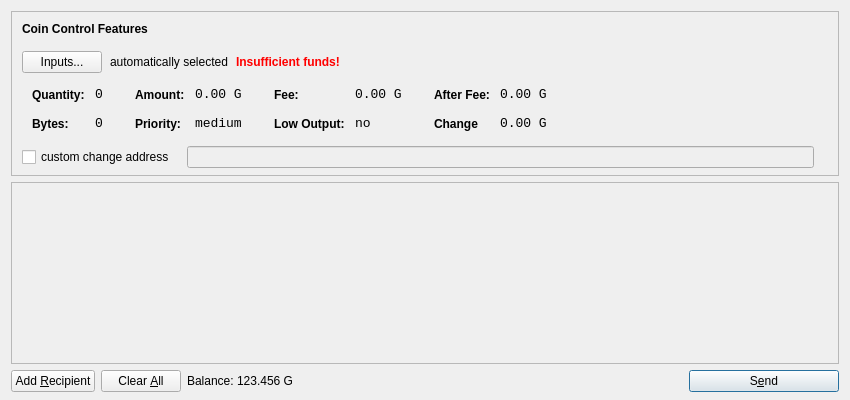
<?xml version="1.0" encoding="UTF-8"?>
<ui version="4.0">
 <class>SendCoinsDialog</class>
 <widget class="QDialog" name="SendCoinsDialog">
  <property name="geometry">
   <rect>
    <x>0</x>
    <y>0</y>
    <width>850</width>
    <height>400</height>
   </rect>
  </property>
  <property name="windowTitle">
   <string>Send Coins</string>
  </property>
  <layout class="QVBoxLayout" name="verticalLayout" stretch="0,1,0">
   <property name="bottomMargin">
    <number>8</number>
   </property>
   <item>
    <widget class="QFrame" name="frameCoinControl">
     <property name="sizePolicy">
      <sizepolicy hsizetype="Expanding" vsizetype="Expanding">
       <horstretch>0</horstretch>
       <verstretch>0</verstretch>
      </sizepolicy>
     </property>
     <property name="maximumSize">
      <size>
       <width>16777215</width>
       <height>16777215</height>
      </size>
     </property>
     <property name="frameShape">
      <enum>QFrame::StyledPanel</enum>
     </property>
     <property name="frameShadow">
      <enum>QFrame::Sunken</enum>
     </property>
     <layout class="QVBoxLayout" name="verticalLayoutCoinControl2">
      <property name="spacing">
       <number>-1</number>
      </property>
      <property name="leftMargin">
       <number>0</number>
      </property>
      <property name="topMargin">
       <number>0</number>
      </property>
      <property name="rightMargin">
       <number>0</number>
      </property>
      <property name="bottomMargin">
       <number>6</number>
      </property>
      <item>
       <layout class="QVBoxLayout" name="verticalLayoutCoinControl" stretch="0,0,0,0,1">
        <property name="spacing">
         <number>0</number>
        </property>
        <property name="leftMargin">
         <number>10</number>
        </property>
        <property name="topMargin">
         <number>10</number>
        </property>
        <item>
         <layout class="QHBoxLayout" name="horizontalLayoutCoinControl1">
          <property name="bottomMargin">
           <number>15</number>
          </property>
          <item>
           <widget class="QLabel" name="labelCoinControlFeatures">
            <property name="sizePolicy">
             <sizepolicy hsizetype="Preferred" vsizetype="Maximum">
              <horstretch>0</horstretch>
              <verstretch>0</verstretch>
             </sizepolicy>
            </property>
            <property name="font">
             <font>
              <weight>75</weight>
              <bold>true</bold>
             </font>
            </property>
            <property name="styleSheet">
             <string notr="true">font-weight:bold;</string>
            </property>
            <property name="text">
             <string>Coin Control Features</string>
            </property>
           </widget>
          </item>
         </layout>
        </item>
        <item>
         <layout class="QHBoxLayout" name="horizontalLayoutCoinControl2" stretch="0,0,0,0">
          <property name="spacing">
           <number>8</number>
          </property>
          <property name="bottomMargin">
           <number>10</number>
          </property>
          <item>
           <widget class="QPushButton" name="pushButtonCoinControl">
            <property name="styleSheet">
             <string notr="true"/>
            </property>
            <property name="text">
             <string>Inputs...</string>
            </property>
           </widget>
          </item>
          <item>
           <widget class="QLabel" name="labelCoinControlAutomaticallySelected">
            <property name="text">
             <string>automatically selected</string>
            </property>
            <property name="margin">
             <number>5</number>
            </property>
           </widget>
          </item>
          <item>
           <widget class="QLabel" name="labelCoinControlInsuffFunds">
            <property name="font">
             <font>
              <weight>75</weight>
              <bold>true</bold>
             </font>
            </property>
            <property name="styleSheet">
             <string notr="true">color:red;font-weight:bold;</string>
            </property>
            <property name="text">
             <string>Insufficient funds!</string>
            </property>
            <property name="margin">
             <number>5</number>
            </property>
           </widget>
          </item>
          <item>
           <spacer name="horizontalSpacerCoinControl">
            <property name="orientation">
             <enum>Qt::Horizontal</enum>
            </property>
            <property name="sizeHint" stdset="0">
             <size>
              <width>40</width>
              <height>1</height>
             </size>
            </property>
           </spacer>
          </item>
         </layout>
        </item>
        <item>
         <widget class="QWidget" name="widgetCoinControl" native="true">
          <property name="sizePolicy">
           <sizepolicy hsizetype="Preferred" vsizetype="Preferred">
            <horstretch>0</horstretch>
            <verstretch>0</verstretch>
           </sizepolicy>
          </property>
          <property name="minimumSize">
           <size>
            <width>0</width>
            <height>0</height>
           </size>
          </property>
          <property name="styleSheet">
           <string notr="true"/>
          </property>
          <layout class="QHBoxLayout" name="horizontalLayoutCoinControl5">
           <property name="margin">
            <number>0</number>
           </property>
           <item>
            <layout class="QHBoxLayout" name="horizontalLayoutCoinControl3" stretch="0,0,0,1">
             <property name="spacing">
              <number>20</number>
             </property>
             <property name="topMargin">
              <number>0</number>
             </property>
             <property name="bottomMargin">
              <number>10</number>
             </property>
             <item>
              <layout class="QFormLayout" name="formLayoutCoinControl1">
               <property name="horizontalSpacing">
                <number>10</number>
               </property>
               <property name="verticalSpacing">
                <number>14</number>
               </property>
               <property name="leftMargin">
                <number>10</number>
               </property>
               <property name="topMargin">
                <number>4</number>
               </property>
               <property name="rightMargin">
                <number>6</number>
               </property>
               <item row="0" column="0">
                <widget class="QLabel" name="labelCoinControlQuantityText">
                 <property name="styleSheet">
                  <string notr="true">font-weight:bold;</string>
                 </property>
                 <property name="text">
                  <string>Quantity:</string>
                 </property>
                 <property name="margin">
                  <number>0</number>
                 </property>
                </widget>
               </item>
               <item row="0" column="1">
                <widget class="QLabel" name="labelCoinControlQuantity">
                 <property name="font">
                  <font>
                   <family>Monospace</family>
                   <pointsize>10</pointsize>
                  </font>
                 </property>
                 <property name="cursor">
                  <cursorShape>IBeamCursor</cursorShape>
                 </property>
                 <property name="contextMenuPolicy">
                  <enum>Qt::ActionsContextMenu</enum>
                 </property>
                 <property name="text">
                  <string>0</string>
                 </property>
                 <property name="margin">
                  <number>0</number>
                 </property>
                 <property name="textInteractionFlags">
                  <set>Qt::LinksAccessibleByMouse|Qt::TextSelectableByKeyboard|Qt::TextSelectableByMouse</set>
                 </property>
                </widget>
               </item>
               <item row="1" column="0">
                <widget class="QLabel" name="labelCoinControlBytesText">
                 <property name="styleSheet">
                  <string notr="true">font-weight:bold;</string>
                 </property>
                 <property name="text">
                  <string>Bytes:</string>
                 </property>
                </widget>
               </item>
               <item row="1" column="1">
                <widget class="QLabel" name="labelCoinControlBytes">
                 <property name="font">
                  <font>
                   <family>Monospace</family>
                   <pointsize>10</pointsize>
                  </font>
                 </property>
                 <property name="cursor">
                  <cursorShape>IBeamCursor</cursorShape>
                 </property>
                 <property name="contextMenuPolicy">
                  <enum>Qt::ActionsContextMenu</enum>
                 </property>
                 <property name="text">
                  <string>0</string>
                 </property>
                 <property name="textInteractionFlags">
                  <set>Qt::LinksAccessibleByMouse|Qt::TextSelectableByKeyboard|Qt::TextSelectableByMouse</set>
                 </property>
                </widget>
               </item>
              </layout>
             </item>
             <item>
              <layout class="QFormLayout" name="formLayoutCoinControl2">
               <property name="horizontalSpacing">
                <number>10</number>
               </property>
               <property name="verticalSpacing">
                <number>14</number>
               </property>
               <property name="leftMargin">
                <number>6</number>
               </property>
               <property name="topMargin">
                <number>4</number>
               </property>
               <property name="rightMargin">
                <number>6</number>
               </property>
               <item row="0" column="0">
                <widget class="QLabel" name="labelCoinControlAmountText">
                 <property name="styleSheet">
                  <string notr="true">font-weight:bold;</string>
                 </property>
                 <property name="text">
                  <string>Amount:</string>
                 </property>
                 <property name="margin">
                  <number>0</number>
                 </property>
                </widget>
               </item>
               <item row="0" column="1">
                <widget class="QLabel" name="labelCoinControlAmount">
                 <property name="font">
                  <font>
                   <family>Monospace</family>
                   <pointsize>10</pointsize>
                  </font>
                 </property>
                 <property name="cursor">
                  <cursorShape>IBeamCursor</cursorShape>
                 </property>
                 <property name="contextMenuPolicy">
                  <enum>Qt::ActionsContextMenu</enum>
                 </property>
                 <property name="text">
                  <string notr="true">0.00 G</string>
                 </property>
                 <property name="textInteractionFlags">
                  <set>Qt::LinksAccessibleByMouse|Qt::TextSelectableByKeyboard|Qt::TextSelectableByMouse</set>
                 </property>
                </widget>
               </item>
               <item row="1" column="0">
                <widget class="QLabel" name="labelCoinControlPriorityText">
                 <property name="styleSheet">
                  <string notr="true">font-weight:bold;</string>
                 </property>
                 <property name="text">
                  <string>Priority:</string>
                 </property>
                </widget>
               </item>
               <item row="1" column="1">
                <widget class="QLabel" name="labelCoinControlPriority">
                 <property name="font">
                  <font>
                   <family>Monospace</family>
                   <pointsize>10</pointsize>
                  </font>
                 </property>
                 <property name="cursor">
                  <cursorShape>IBeamCursor</cursorShape>
                 </property>
                 <property name="contextMenuPolicy">
                  <enum>Qt::ActionsContextMenu</enum>
                 </property>
                 <property name="text">
                  <string>medium</string>
                 </property>
                 <property name="textInteractionFlags">
                  <set>Qt::LinksAccessibleByMouse|Qt::TextSelectableByKeyboard|Qt::TextSelectableByMouse</set>
                 </property>
                </widget>
               </item>
              </layout>
             </item>
             <item>
              <layout class="QFormLayout" name="formLayoutCoinControl3">
               <property name="horizontalSpacing">
                <number>10</number>
               </property>
               <property name="verticalSpacing">
                <number>14</number>
               </property>
               <property name="leftMargin">
                <number>6</number>
               </property>
               <property name="topMargin">
                <number>4</number>
               </property>
               <property name="rightMargin">
                <number>6</number>
               </property>
               <item row="0" column="0">
                <widget class="QLabel" name="labelCoinControlFeeText">
                 <property name="styleSheet">
                  <string notr="true">font-weight:bold;</string>
                 </property>
                 <property name="text">
                  <string>Fee:</string>
                 </property>
                 <property name="margin">
                  <number>0</number>
                 </property>
                </widget>
               </item>
               <item row="0" column="1">
                <widget class="QLabel" name="labelCoinControlFee">
                 <property name="font">
                  <font>
                   <family>Monospace</family>
                   <pointsize>10</pointsize>
                  </font>
                 </property>
                 <property name="cursor">
                  <cursorShape>IBeamCursor</cursorShape>
                 </property>
                 <property name="contextMenuPolicy">
                  <enum>Qt::ActionsContextMenu</enum>
                 </property>
                 <property name="text">
                  <string notr="true">0.00 G</string>
                 </property>
                 <property name="textInteractionFlags">
                  <set>Qt::LinksAccessibleByMouse|Qt::TextSelectableByKeyboard|Qt::TextSelectableByMouse</set>
                 </property>
                </widget>
               </item>
               <item row="1" column="0">
                <widget class="QLabel" name="labelCoinControlLowOutputText">
                 <property name="styleSheet">
                  <string notr="true">font-weight:bold;</string>
                 </property>
                 <property name="text">
                  <string>Low Output:</string>
                 </property>
                </widget>
               </item>
               <item row="1" column="1">
                <widget class="QLabel" name="labelCoinControlLowOutput">
                 <property name="font">
                  <font>
                   <family>Monospace</family>
                   <pointsize>10</pointsize>
                  </font>
                 </property>
                 <property name="cursor">
                  <cursorShape>IBeamCursor</cursorShape>
                 </property>
                 <property name="contextMenuPolicy">
                  <enum>Qt::ActionsContextMenu</enum>
                 </property>
                 <property name="text">
                  <string>no</string>
                 </property>
                 <property name="textInteractionFlags">
                  <set>Qt::LinksAccessibleByMouse|Qt::TextSelectableByKeyboard|Qt::TextSelectableByMouse</set>
                 </property>
                </widget>
               </item>
              </layout>
             </item>
             <item>
              <layout class="QFormLayout" name="formLayoutCoinControl4">
               <property name="horizontalSpacing">
                <number>10</number>
               </property>
               <property name="verticalSpacing">
                <number>14</number>
               </property>
               <property name="leftMargin">
                <number>6</number>
               </property>
               <property name="topMargin">
                <number>4</number>
               </property>
               <property name="rightMargin">
                <number>6</number>
               </property>
               <item row="0" column="0">
                <widget class="QLabel" name="labelCoinControlAfterFeeText">
                 <property name="styleSheet">
                  <string notr="true">font-weight:bold;</string>
                 </property>
                 <property name="text">
                  <string>After Fee:</string>
                 </property>
                 <property name="margin">
                  <number>0</number>
                 </property>
                </widget>
               </item>
               <item row="0" column="1">
                <widget class="QLabel" name="labelCoinControlAfterFee">
                 <property name="font">
                  <font>
                   <family>Monospace</family>
                   <pointsize>10</pointsize>
                  </font>
                 </property>
                 <property name="cursor">
                  <cursorShape>IBeamCursor</cursorShape>
                 </property>
                 <property name="contextMenuPolicy">
                  <enum>Qt::ActionsContextMenu</enum>
                 </property>
                 <property name="text">
                  <string notr="true">0.00 G</string>
                 </property>
                 <property name="textInteractionFlags">
                  <set>Qt::LinksAccessibleByMouse|Qt::TextSelectableByKeyboard|Qt::TextSelectableByMouse</set>
                 </property>
                </widget>
               </item>
               <item row="1" column="0">
                <widget class="QLabel" name="labelCoinControlChangeText">
                 <property name="styleSheet">
                  <string notr="true">font-weight:bold;</string>
                 </property>
                 <property name="text">
                  <string>Change</string>
                 </property>
                </widget>
               </item>
               <item row="1" column="1">
                <widget class="QLabel" name="labelCoinControlChange">
                 <property name="font">
                  <font>
                   <family>Monospace</family>
                   <pointsize>10</pointsize>
                  </font>
                 </property>
                 <property name="cursor">
                  <cursorShape>IBeamCursor</cursorShape>
                 </property>
                 <property name="contextMenuPolicy">
                  <enum>Qt::ActionsContextMenu</enum>
                 </property>
                 <property name="text">
                  <string notr="true">0.00 G</string>
                 </property>
                 <property name="textInteractionFlags">
                  <set>Qt::LinksAccessibleByMouse|Qt::TextSelectableByKeyboard|Qt::TextSelectableByMouse</set>
                 </property>
                </widget>
               </item>
              </layout>
             </item>
            </layout>
           </item>
          </layout>
         </widget>
        </item>
        <item>
         <layout class="QHBoxLayout" name="horizontalLayoutCoinControl4" stretch="0,0,0">
          <property name="spacing">
           <number>12</number>
          </property>
          <property name="sizeConstraint">
           <enum>QLayout::SetDefaultConstraint</enum>
          </property>
          <property name="topMargin">
           <number>5</number>
          </property>
          <property name="rightMargin">
           <number>5</number>
          </property>
          <item>
           <widget class="QCheckBox" name="checkBoxCoinControlChange">
            <property name="text">
             <string>custom change address</string>
            </property>
           </widget>
          </item>
          <item>
           <widget class="QLineEdit" name="lineEditCoinControlChange">
            <property name="enabled">
             <bool>false</bool>
            </property>
            <property name="sizePolicy">
             <sizepolicy hsizetype="Expanding" vsizetype="Fixed">
              <horstretch>0</horstretch>
              <verstretch>0</verstretch>
             </sizepolicy>
            </property>
           </widget>
          </item>
          <item>
           <widget class="QLabel" name="labelCoinControlChangeLabel">
            <property name="sizePolicy">
             <sizepolicy hsizetype="Preferred" vsizetype="Expanding">
              <horstretch>0</horstretch>
              <verstretch>0</verstretch>
             </sizepolicy>
            </property>
            <property name="minimumSize">
             <size>
              <width>0</width>
              <height>0</height>
             </size>
            </property>
            <property name="text">
             <string/>
            </property>
            <property name="margin">
             <number>3</number>
            </property>
           </widget>
          </item>
         </layout>
        </item>
        <item>
         <spacer name="verticalSpacerCoinControl">
          <property name="orientation">
           <enum>Qt::Vertical</enum>
          </property>
          <property name="sizeHint" stdset="0">
           <size>
            <width>800</width>
            <height>1</height>
           </size>
          </property>
         </spacer>
        </item>
       </layout>
      </item>
     </layout>
    </widget>
   </item>
   <item>
    <widget class="QScrollArea" name="scrollArea">
     <property name="widgetResizable">
      <bool>true</bool>
     </property>
     <widget class="QWidget" name="scrollAreaWidgetContents">
      <property name="geometry">
       <rect>
        <x>0</x>
        <y>0</y>
        <width>830</width>
        <height>165</height>
       </rect>
      </property>
      <layout class="QVBoxLayout" name="verticalLayout_2">
       <property name="margin">
        <number>0</number>
       </property>
       <item>
        <layout class="QVBoxLayout" name="entries">
         <property name="spacing">
          <number>6</number>
         </property>
        </layout>
       </item>
       <item>
        <spacer name="verticalSpacer">
         <property name="orientation">
          <enum>Qt::Vertical</enum>
         </property>
         <property name="sizeHint" stdset="0">
          <size>
           <width>20</width>
           <height>40</height>
          </size>
         </property>
        </spacer>
       </item>
      </layout>
     </widget>
    </widget>
   </item>
   <item>
    <layout class="QHBoxLayout" name="horizontalLayout">
     <item>
      <widget class="QPushButton" name="addButton">
       <property name="toolTip">
        <string>Send to multiple recipients at once</string>
       </property>
       <property name="text">
        <string>Add &amp;Recipient</string>
       </property>
       <property name="autoDefault">
        <bool>false</bool>
       </property>
      </widget>
     </item>
     <item>
      <widget class="QPushButton" name="clearButton">
       <property name="sizePolicy">
        <sizepolicy hsizetype="Minimum" vsizetype="Fixed">
         <horstretch>0</horstretch>
         <verstretch>0</verstretch>
        </sizepolicy>
       </property>
       <property name="toolTip">
        <string>Remove all transaction fields</string>
       </property>
       <property name="text">
        <string>Clear &amp;All</string>
       </property>
       <property name="autoRepeatDelay">
        <number>300</number>
       </property>
       <property name="autoDefault">
        <bool>false</bool>
       </property>
      </widget>
     </item>
     <item>
      <layout class="QHBoxLayout" name="horizontalLayout_2">
       <property name="spacing">
        <number>3</number>
       </property>
       <item>
        <widget class="QLabel" name="label">
         <property name="sizePolicy">
          <sizepolicy hsizetype="Preferred" vsizetype="Fixed">
           <horstretch>0</horstretch>
           <verstretch>0</verstretch>
          </sizepolicy>
         </property>
         <property name="text">
          <string>Balance:</string>
         </property>
        </widget>
       </item>
       <item>
        <widget class="QLabel" name="labelBalance">
         <property name="sizePolicy">
          <sizepolicy hsizetype="Preferred" vsizetype="Fixed">
           <horstretch>0</horstretch>
           <verstretch>0</verstretch>
          </sizepolicy>
         </property>
         <property name="cursor">
          <cursorShape>IBeamCursor</cursorShape>
         </property>
         <property name="text">
          <string notr="true">123.456 G</string>
         </property>
         <property name="textInteractionFlags">
          <set>Qt::LinksAccessibleByMouse|Qt::TextSelectableByKeyboard|Qt::TextSelectableByMouse</set>
         </property>
        </widget>
       </item>
      </layout>
     </item>
     <item>
      <spacer name="horizontalSpacer">
       <property name="orientation">
        <enum>Qt::Horizontal</enum>
       </property>
       <property name="sizeHint" stdset="0">
        <size>
         <width>40</width>
         <height>20</height>
        </size>
       </property>
      </spacer>
     </item>
     <item>
      <widget class="QPushButton" name="sendButton">
       <property name="minimumSize">
        <size>
         <width>150</width>
         <height>0</height>
        </size>
       </property>
       <property name="toolTip">
        <string>Confirm the send action</string>
       </property>
       <property name="text">
        <string>S&amp;end</string>
       </property>
       <property name="icon">
        <iconset resource="../bitcoin.qrc">
         <normaloff>:/icons/send</normaloff>:/icons/send</iconset>
       </property>
       <property name="default">
        <bool>true</bool>
       </property>
      </widget>
     </item>
    </layout>
   </item>
  </layout>
 </widget>
 <resources>
  <include location="../bitcoin.qrc"/>
 </resources>
 <connections/>
</ui>
